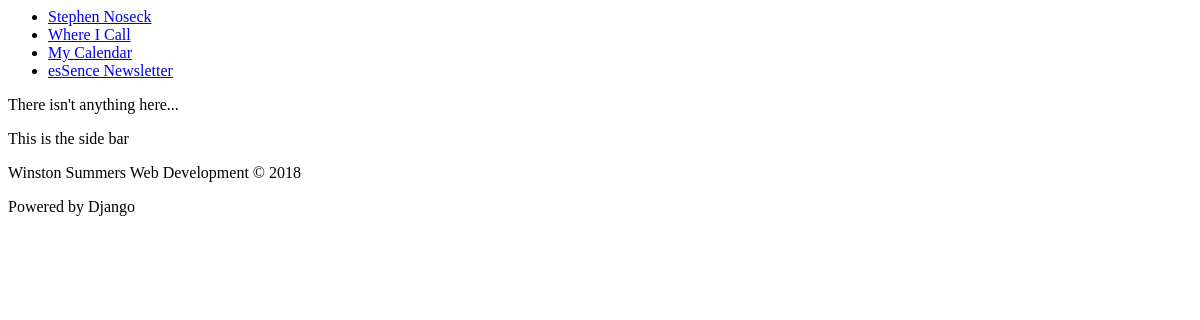
The app's page /, older data.
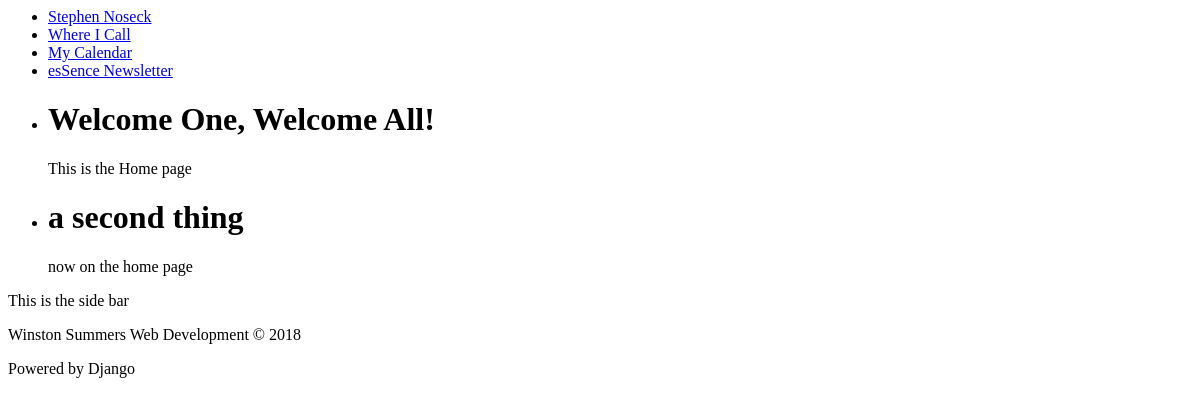
The same page, newer data.
### Stevie/models.py (models this page shows, shortened)
class Post(models.Model):
    HOME = 'HM'
    VENUES = 'VN'
    CALENDAR = 'CL'
    NEWSLETTER = 'NL'
    SIDEBAR = 'SB'
    CONTACT_INFO = 'CI'
    PAGE_INDEX = (
        (HOME, 'Home'),
        (VENUES, 'Venues'),
        (CALENDAR, 'Calendar'),
        (NEWSLETTER, 'Newsletter'),
        (SIDEBAR, 'Sidebar'),
        (CONTACT_INFO, 'Contact Info')
    )
    title = models.CharField(max_length=100, blank=True, null=True)
    text = models.TextField(blank=True, null=True)
    page = models.CharField(max_length=2, choices=PAGE_INDEX)
    address = models.CharField(max_length=100, blank=True, null=True)
    venue = models.CharField(max_length=100, blank=True, null=True)
    letter = models.FileField(upload_to='newsletters', blank=True, null=True)

### Stevie/views.py (the view)
# urls.py: path('', views.index, name='index'),
def index(request):
    post = Post.objects.filter(page='HM')
    context = {'post' : post, 'title': '',}
    return render(request, 'Stevie/index.html', context)

### Stevie/templates/Stevie/index.html (shortened to what this page needs)
{% extends 'layout.html' %}
{% block content %}
    {% if post %}
        <ul>
            {% for p in post %}
                <li>
                    <h1>{{ p.title }}</h1>
                    <p>{{ p.text }}</p>
                </li>
            {% endfor %}
        </ul>
    {% else %}
        <p>There isn't anything here...</p>
    {% endif %}
{% endblock content %}

### Stevie/templates/layout.html (shortened to what this page needs)
{% load staticfiles %}
<html lang="en">
<head>
</head>
<body>
    {% include 'Stevie/navbar.html' %}
    {% block content %}{% endblock %}
    {% include 'Stevie/sidebar.html' %}
    {% include 'Stevie/footer.html' %}
</body>
</html>

### Stevie/templates/Stevie/navbar.html
    <nav>
        <ul>
            <li><a href="/" >Stephen Noseck</a></li>
            <li><a href="/venues" >Where I Call</a></li>
            <li><a href="/calendar" >My Calendar</a></li>
            <li><a href="/newsletter" >esSence Newsletter</a></li>
        </ul>
    </nav>

### Stevie/templates/Stevie/sidebar.html
<div>
    <p>This is the side bar</p>
</div>

### Stevie/templates/Stevie/footer.html
<div>
    <p>	Winston Summers Web Development &copy; 2018 </p>
    <p> Powered by Django </p>
</div>

Row changes from the older to the newer data that the page shows:
now on this page (row edited): Post: title "Welcome One, Welcome All!", text "This is the Home page"
now on this page (row edited): Post: title "a second thing", text "now on the home page"
Text that changed along with them:
text no longer shown: "There isn't anything here..."
